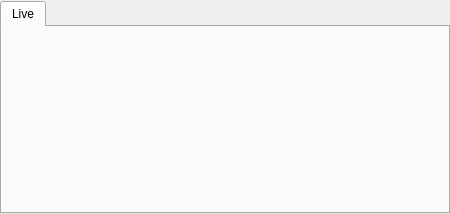
<?xml version="1.0" encoding="UTF-8"?>
<ui version="4.0">
 <class>LiveWidget</class>
 <widget class="QWidget" name="LiveWidget">
  <property name="geometry">
   <rect>
    <x>0</x>
    <y>0</y>
    <width>450</width>
    <height>214</height>
   </rect>
  </property>
  <layout class="QVBoxLayout" name="verticalLayout_2" stretch="0">
   <property name="spacing">
    <number>0</number>
   </property>
   <property name="leftMargin">
    <number>0</number>
   </property>
   <property name="topMargin">
    <number>1</number>
   </property>
   <property name="rightMargin">
    <number>0</number>
   </property>
   <property name="bottomMargin">
    <number>0</number>
   </property>
   <item>
    <widget class="QTabWidget" name="tabWidgetLive">
     <property name="focusPolicy">
      <enum>Qt::NoFocus</enum>
     </property>
     <property name="currentIndex">
      <number>0</number>
     </property>
     <widget class="QWidget" name="tabLive">
      <attribute name="title">
       <string>Live</string>
      </attribute>
      <layout class="QGridLayout" name="gridLayout">
       <item row="0" column="0">
        <widget class="QLabel" name="labelLive">
         <property name="minimumSize">
          <size>
           <width>287</width>
           <height>161</height>
          </size>
         </property>
         <property name="maximumSize">
          <size>
           <width>287</width>
           <height>161</height>
          </size>
         </property>
         <property name="scaledContents">
          <bool>true</bool>
         </property>
         <property name="alignment">
          <set>Qt::AlignCenter</set>
         </property>
        </widget>
       </item>
      </layout>
     </widget>
    </widget>
   </item>
  </layout>
 </widget>
 <resources/>
 <connections/>
 <slots>
  <slot>switchPreview()</slot>
 </slots>
</ui>
